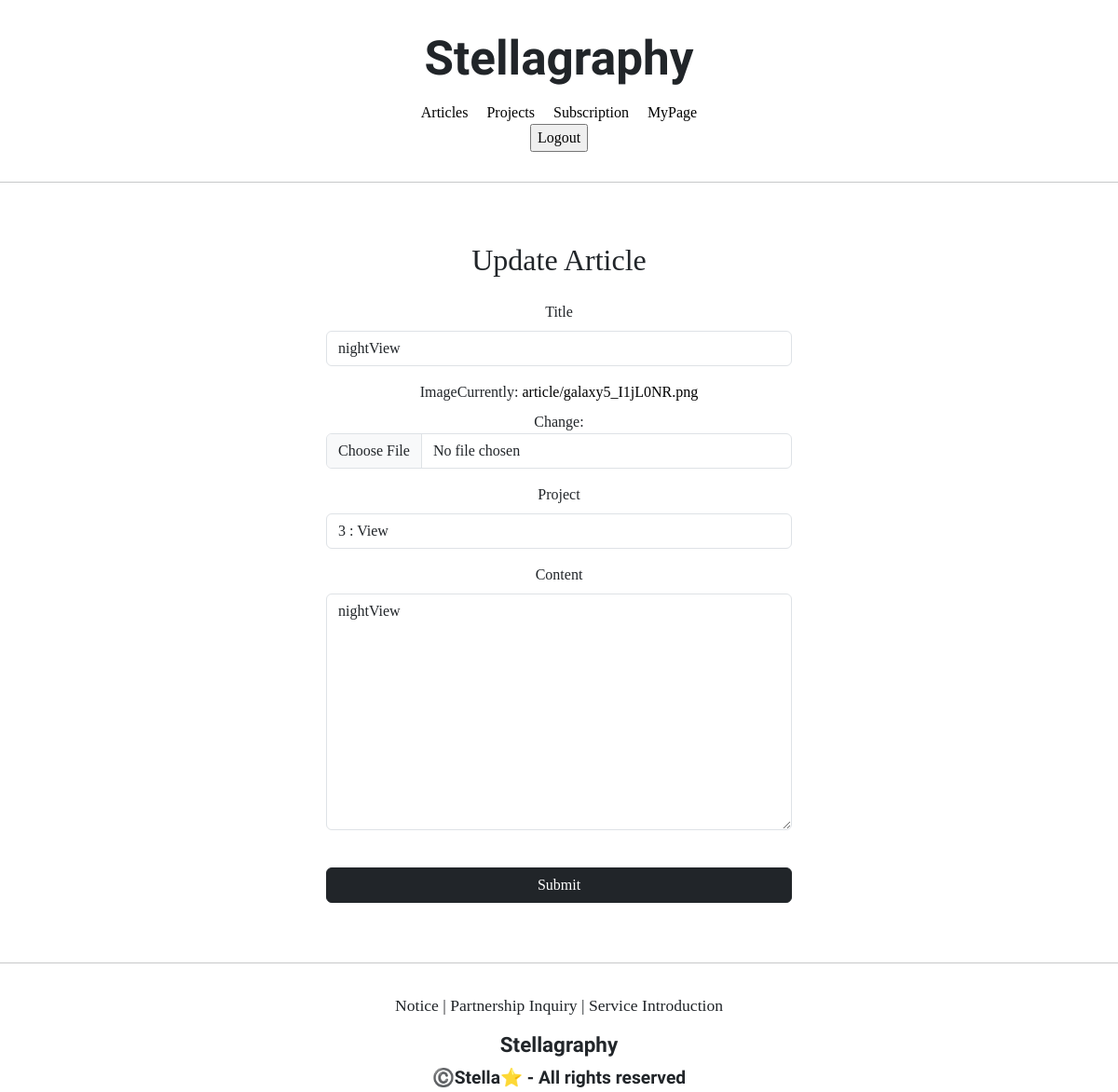
The page /articles/update/44 (signed in) on the database as committed earlier.
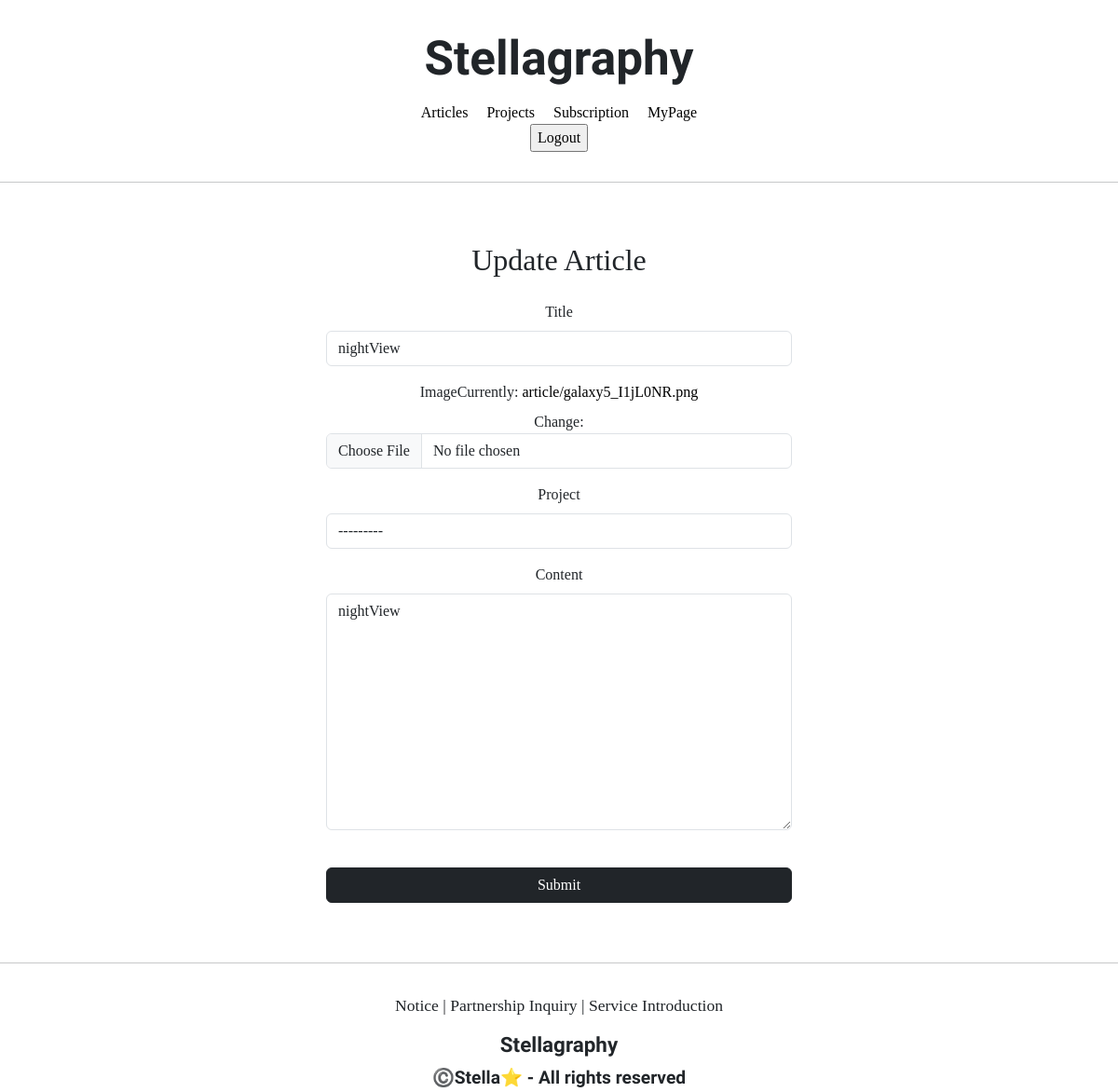
The same page on the database as committed later.
### articleapp/models.py (models this page shows)
class Article(models.Model):
    writer = models.ForeignKey(User, on_delete=models.SET_NULL, related_name='article', null=True)
    project = models.ForeignKey(Project, on_delete=models.SET_NULL, related_name='article', null=True)
    title = models.CharField(max_length=200, null=True)
    image = models.ImageField(upload_to='article/', null=False)
    content = models.TextField(null=True)
    created_at = models.DateField(auto_now_add=True, null=True)

### projectapp/models.py (models this page shows)
class Project(models.Model):
    image = models.ImageField(upload_to='project/', null=False)
    title = models.CharField(max_length=20, null=False)
    description = models.CharField(max_length=200, null=True)
    created_at = models.DateTimeField(auto_now=True)
    def __str__(self):
        return f'{self.pk} : {self.title}'

### articleapp/views.py (the view, shortened to what this page needs)
# urls.py: path('update/<int:pk>', ArticleUpdateView.as_view(), name='update'),
@method_decorator(article_ownership_required, 'get')
@method_decorator(article_ownership_required, 'post')
class ArticleUpdateView(UpdateView):
    model = Article
    context_object_name = 'target_article'
    form_class = ArticleCreationForm
    template_name = 'articleapp/update.html'

### articleapp/forms.py
class ArticleCreationForm(ModelForm):
    content = forms.CharField(widget=forms.Textarea(attrs={'class': 'editable' 'text-left',
                                                           'style': 'height: auto;'}))
    project = forms.ModelChoiceField(queryset=Project.objects.all(), required=False)
    class Meta:
        model = Article
        fields = ['title', 'image', 'project', 'content']

### articleapp/templates/articleapp/update.html (shortened to what this page needs)
{% extends 'base.html' %}
{% load bootstrap4 %}
{% block content %}
<link rel="stylesheet" href="//cdn.jsdelivr.net/npm/medium-editor@5.23.2/dist/css/medium-editor.min.css" type="text/css" media="screen" charset="utf-8">
    <div style="text-align: center; max-width: 500px; margin: 4rem auto">
        <div class="mb-4">
            <h2>Update Article</h2>
        </div>
        <form action="{% url 'articleapp:update' pk=target_article.pk %}" method="post" enctype="multipart/form-data">
            {% bootstrap_form form %}
            <input type="submit" class="btn btn-dark square-pill col-12 mt-4">
        </form>
    </div>
{% endblock %}

Rows that differ between the two databases and show on the page:
changed Article "nightView": project "3 : View" → "---------"
